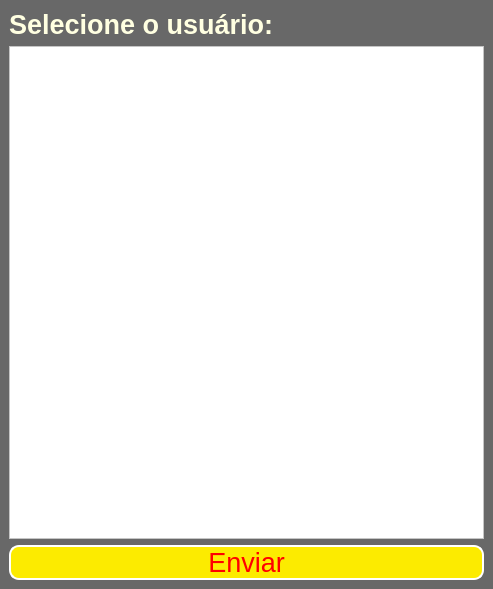
<?xml version="1.0" encoding="UTF-8"?>
<ui version="4.0">
 <class>MainWindow</class>
 <widget class="QMainWindow" name="MainWindow">
  <property name="geometry">
   <rect>
    <x>0</x>
    <y>0</y>
    <width>493</width>
    <height>589</height>
   </rect>
  </property>
  <property name="windowTitle">
   <string>MainWindow</string>
  </property>
  <property name="styleSheet">
   <string notr="true">background-color: rgb(104, 104, 104);</string>
  </property>
  <widget class="QWidget" name="centralwidget">
   <layout class="QVBoxLayout" name="verticalLayout">
    <item>
     <widget class="QLabel" name="label">
      <property name="font">
       <font>
        <pointsize>-1</pointsize>
        <weight>75</weight>
        <bold>true</bold>
       </font>
      </property>
      <property name="styleSheet">
       <string notr="true">color: rgb(255, 255, 225);
font-size: 27px;</string>
      </property>
      <property name="text">
       <string>Selecione o usuário:</string>
      </property>
     </widget>
    </item>
    <item>
     <widget class="QTableWidget" name="tableWidgetUsers">
      <property name="styleSheet">
       <string notr="true">background-color: rgb(255, 255, 255);</string>
      </property>
     </widget>
    </item>
    <item>
     <widget class="QPushButton" name="btnEnviar">
      <property name="cursor">
       <cursorShape>PointingHandCursor</cursorShape>
      </property>
      <property name="styleSheet">
       <string notr="true">QPushButton{
	border:2px solid white;
	border-radius: 10px;
	color: red;
	background-color: rgb(252, 235, 0);
	font-size: 27px;
}

QPushButton:hover{
	border:2px solid  rgb(252, 235, 0);
	color: red;
	background-color: white;
}</string>
      </property>
      <property name="text">
       <string>Enviar</string>
      </property>
     </widget>
    </item>
   </layout>
  </widget>
 </widget>
 <resources/>
 <connections/>
</ui>
